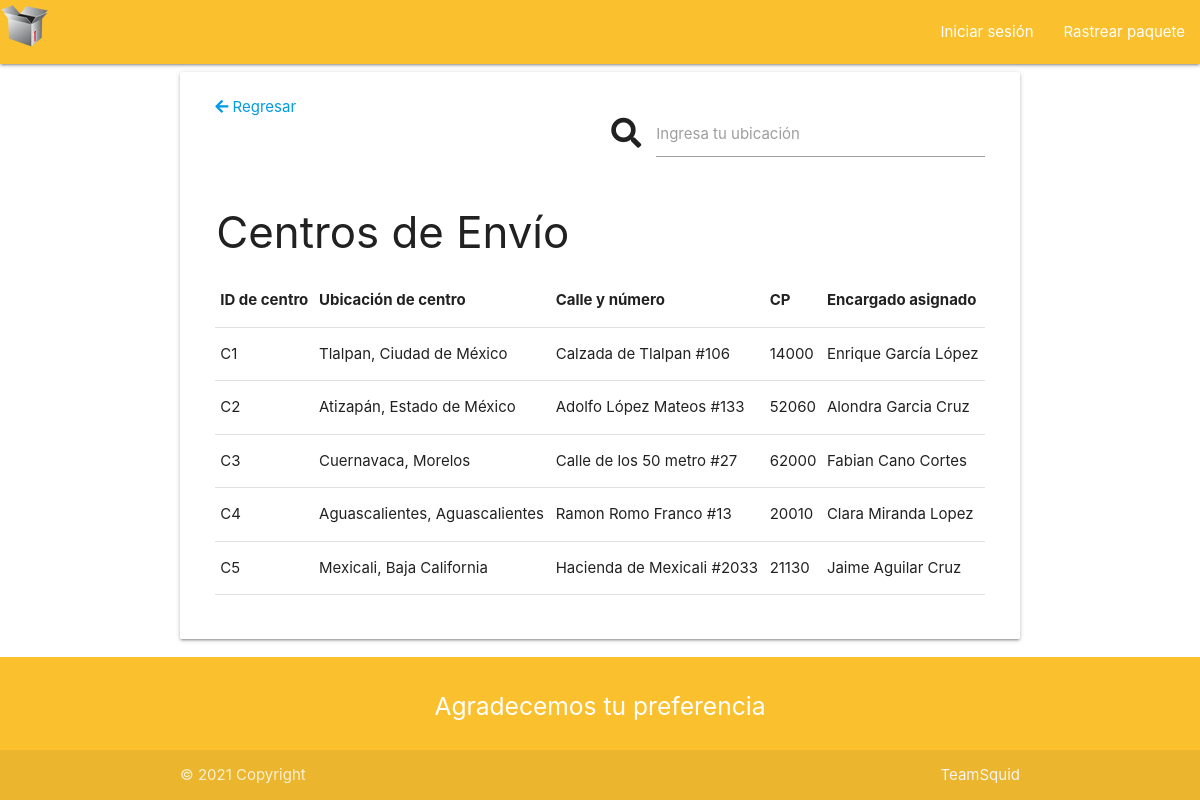
Page /pages/listadoCentros.php on the earlier database version.
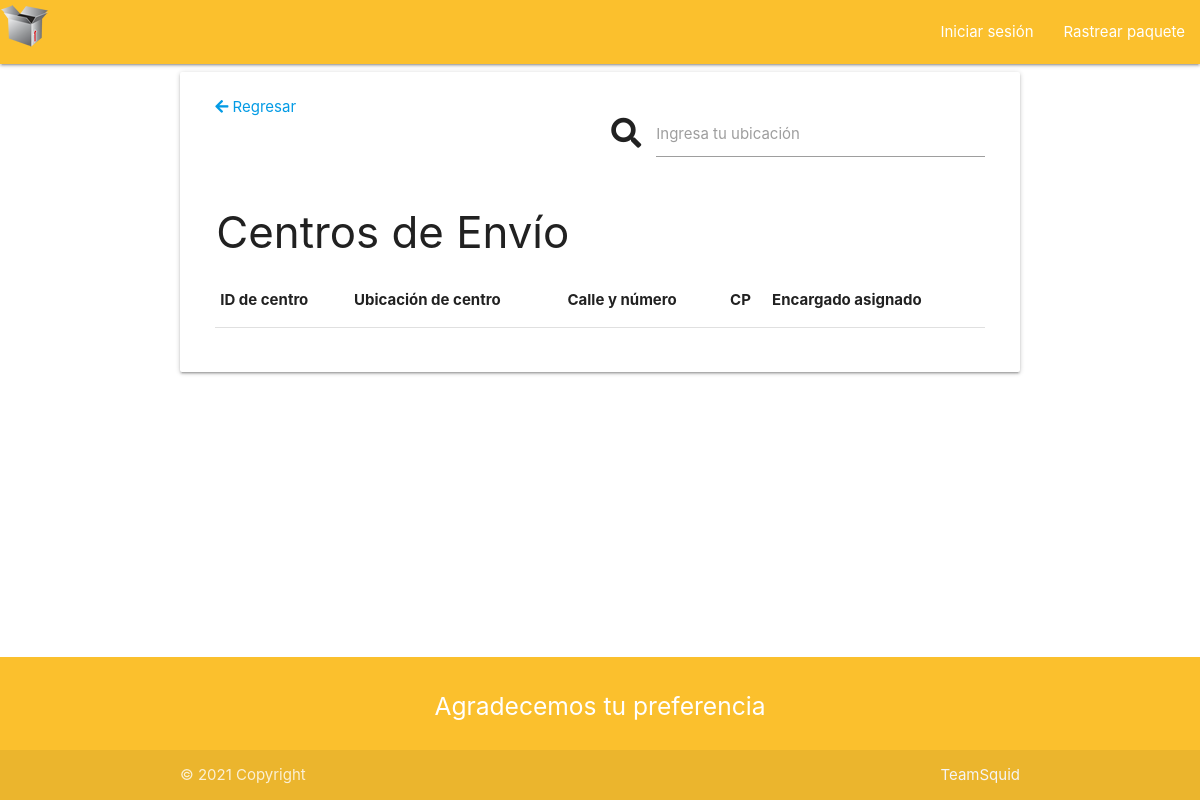
Same page on the later database version.
### tables this page shows
CREATE TABLE `centros` (
  `id` int(11) NOT NULL,
  `ubicacion` varchar(70) NOT NULL,
  `calle` varchar(70) NOT NULL,
  `CP` varchar(6) NOT NULL,
  `encargado` varchar(50) NOT NULL
);

### pages/listadoCentros.php (the view, shortened to what this page needs)
<?php
$sesion = isset($_SESSION["login"]);
?>
<!DOCTYPE html>
<html lang="es">
<head>
<link href="https://cdnjs.cloudflare.com/ajax/libs/font-awesome/5.15.3/css/all.min.css" rel="stylesheet">
<link href="./../materialize/css/materialize.min.css" rel="stylesheet">
<link href="./../js/jquery-confirm-v3.3.4/dist/jquery-confirm.min.css" rel="stylesheet">
<link href="./../css/general.css" rel="stylesheet">
</head>
<body>
	<header>
		<nav class="yellow darken-2">
			<div class="nav-wrapper">
			<a href="./../index.php" class="brand-logo"><img src="./../img/boxLogo50.png"></a>
			<ul class="right hide-on-med-and-down">
				<li><a href='<?php if($sesion) echo "./logout.php"; else echo "./login.html";?>'><?php if($sesion) echo "Cerrar sesión"; else echo "Iniciar sesión";?></a></li>
				<li><a href='./rastrear.php'>Rastrear paquete</a></li>
			</ul>
			</div>
		</nav>
	</header>
	<main>
        <div class="container">
			<div class="card">
                <div class="card-stacked">
					<div class="card-content">
                        <div class="row">
                            <div class="col s12 m6">
                                 <a href="./../index.php"><i class="fas fa-arrow-left"></i> Regresar</a>
                            </div>
							<div class="input-field col s12 m6">
                                    <i class="material-icons prefix fas fa-search"></i>
                                    <input type="text" id="buscarCentros" class="autocomplete">
                                    <label for="buscarCentros">Ingresa tu ubicación</label>
                            </div>
                        </div>
                        <h3>&nbspCentros de Envío</h3>
                        <div class="row">
							<div class="col s12 m12">
							<?php
						$link = new PDO('mysql:host=localhost;dbname=squid', 'root', '');
						?>
								<table class="responsive-table">
									<thead>
										<tr>
											<th>ID de centro</th>
											<th>Ubicación de centro</th>
											<th>Calle y número</th>
											<th>CP</th>
                                            <th>Encargado asignado</th>
										</tr>
									</thead>
									<?php foreach ($link->query('SELECT * from centros') as $row){  ?>
										<tr>
										<td><?php echo "C".$row['id']   ?></td>
										<td><?php echo $row['ubicacion'] ?></td>
 									   <td><?php echo $row['calle'] ?></td>
										<td><?php echo $row['CP'] ?></td>
										<td><?php echo $row['encargado'] ?></td>
										</tr>
										<?php
										}
										?>
								</table>
							</div>
						</div>
					</div>
				</div>
			</div>
        </div>
	</main>
	<footer class="page-footer yellow darken-2">
		<div class="container">
		  <div class="row">
		  <div class="col s12 m4 l2"><p></p></div>
			<div class="col s12 m12 l8 center-align">
			  <h5 class="white-text">Agradecemos tu preferencia</h5>
			</div>
			<div class="col s12 m4 l2"><p></p></div>
		</div>
		</div>
		<div class="footer-copyright">
		  	<div class="container">
				© 2021 Copyright
				<a class="grey-text text-lighten-4 right" href="./../index.php">TeamSquid</a>
		  	</div>
		</div>
	</footer>
</body>
</html>

Differences in the rows shown:
removed centros: id "1", ubicacion "Tlalpan, Ciudad de México", calle "Calzada de Tlalpan #106", CP "14000", encargado "Enrique García López"
removed centros: id "2", ubicacion "Atizapán, Estado de México", calle "Adolfo López Mateos #133", CP "52060", encargado "Alondra Garcia Cruz"
removed centros: id "3", ubicacion "Cuernavaca, Morelos", calle "Calle de los 50 metro #27", CP "62000", encargado "Fabian Cano Cortes"
removed centros: id "4", ubicacion "Aguascalientes, Aguascalientes", calle "Ramon Romo Franco #13", CP "20010", encargado "Clara Miranda Lopez"
removed centros: id "5", ubicacion "Mexicali, Baja California", calle "Hacienda de Mexicali #2033", CP "21130", encargado "Jaime Aguilar Cruz"
